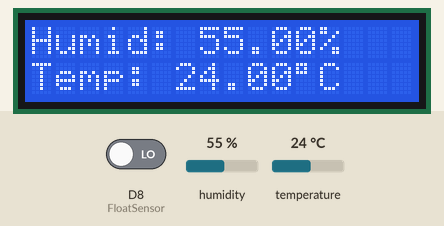
This sketch was run on a simulated ESP8266 (NodeMCU). Parts: 16×2 character LCD. The inputs (shaded band) are chosen by the test bench; at power-on: humidity 55 %, temperature 24 °C, D8 (FloatSensor) LOW.

Above: at 1.2 s.
1.3 s: humidity set to 22 %
At 4.0 s:
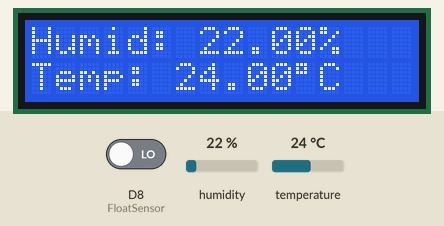
5.2 s: temperature set to 12 °C
At 7.4 s:
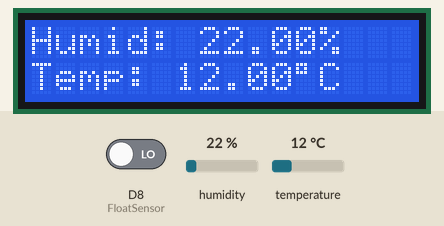
9.1 s: humidity set to 40 %
At 9.5 s:
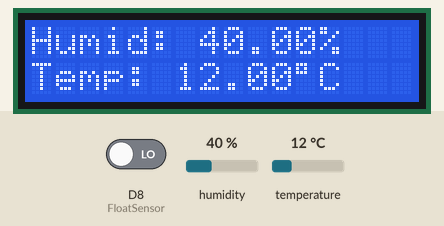
13.0 s: temperature set to 19 °C
At 16.2 s:
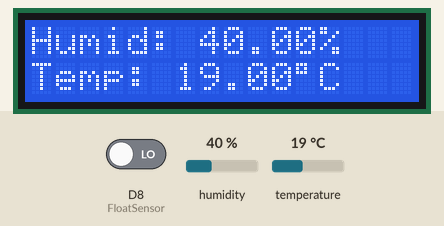
Timing chart, 0 to 17.7 s (numbered marks = the images above; inputs shaded):
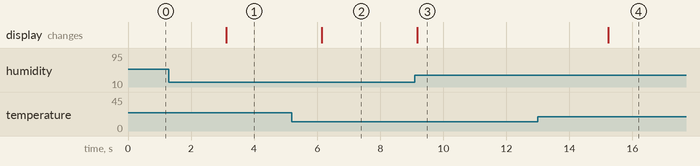

Measured:
- after the input at 1.3 s, the display: changes after 1.8 s (image 1)
- after the input at 5.2 s, the display: changes after 0.95 s (image 2)
- after the input at 9.1 s, the display: changes after 0.08 s (image 3)
- after the input at 13.0 s, the display: changes after 2.2 s (image 4)

The sketch:

TempHumFloatData_D1.ino
```cpp
#include <LiquidCrystal.h>
#include "DHT.h"

// F sensor
const int FloatSensor = D8;

// Display
const int RS = D1, EN = D2, d3 = D3, d4 = D4, d6 = D6, d7 = D7;
const int buttonPin = D0;

LiquidCrystal lcd(RS, EN, d3, d4, d6, d7);

// Temp and hum. sensor
#define DHTPIN D5
#define DHTTYPE DHT11
DHT dht(DHTPIN,DHTTYPE);
/* DHT11 module, has pullup resistor already:
 *  pin 1 (left) = data, to arduino.
 *  pin 2 (center) to 5V
 *  pin 3 (right) ground

*/
int sensorState = 1;

void setup() {
  Serial.begin(9600);
  pinMode(FloatSensor, INPUT);

  // On/Off switch for display?
  // pinMode(buttonPin, INPUT_PULLUP);
  lcd.begin(16, 2);
  dht.begin();
  //Serial.println("Booting sensors!");
  lcd.print("Booting system!");
}

void loop() {
  sensorState = digitalRead(FloatSensor);

  //Serial.print("Current temp and humidity: ");

  // Reading temperature or humidity takes about 250 milliseconds!
  // Sensor readings may also be up to 2 seconds 'old' (its a very slow sensor)
  float h = dht.readHumidity();
  // Read temperature as Celsius (the default)
  float t = dht.readTemperature();
  // Read temperature as Fahrenheit (isFahrenheit = true)
  float f = dht.readTemperature(true);

  // Check if any reads failed and exit early (to try again).
  if (isnan(h) || isnan(t) || isnan(f)) {
    //Serial.println(F("Failed to read from DHT sensor!"));
    lcd.clear();
    lcd.print("Failed to read from DHT Sensor!");
    return;
  }

  /*
  // Write temp.humidity to console. Will go on lcd display
  Serial.print(F("humidity: "));
  Serial.print(h);
  Serial.print(F("%. Temperature: "));
  Serial.print(t);
  Serial.println(F("°C "));

  */

  lcd.clear();
  lcd.print("Humid: ");
  lcd.print(h);
  lcd.print("% ");
  lcd.setCursor(0, 1);
  lcd.print("Temp: ");
  lcd.print(t);
  lcd.print(char(223));
  lcd.print("C ");


  /* Write to lcd display
  if (sensorState == HIGH) {
    digitalWrite(led, LOW);
    Serial.println("WATER LEVEL - LOW");
  } else {
    digitalWrite(led, HIGH);
  }
  */

  // Read every 3 seconds
  delay(3000);

}
```
